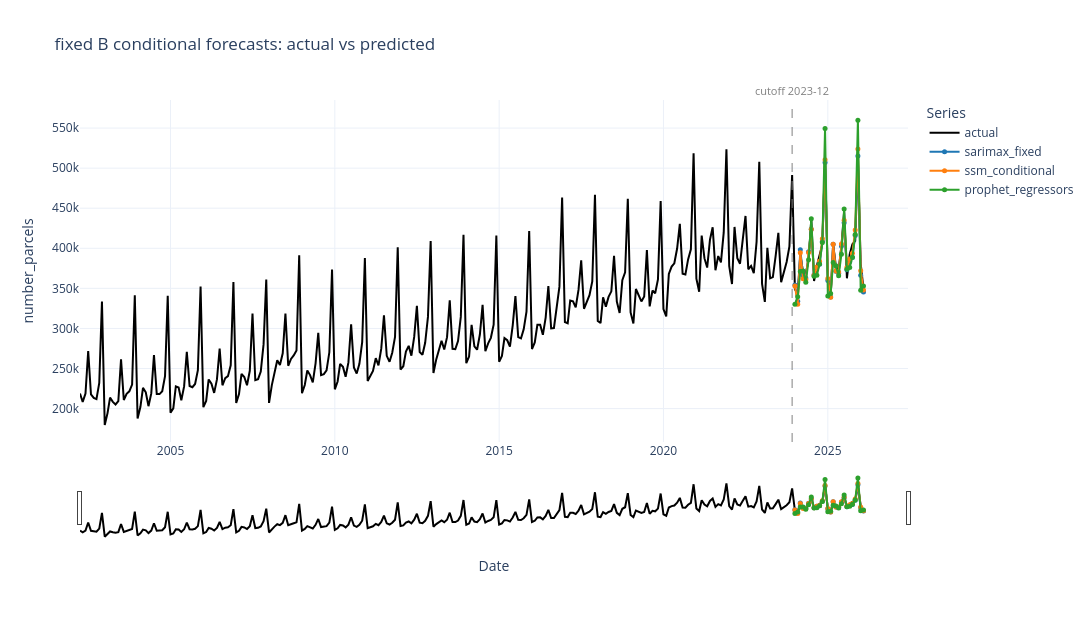

The notebook cell this image was saved under:
### Markdown cell above
## 5. fixed B Conditional

Included series: actual, SARIMAX, SSM, and Prophet regressors.

No prediction CSV exists for `sarimax_grid_best`, so this figure uses fixed-order `sarimax_fixed` from `fixed_b_sarimax.csv` as the available substitute.

These are conditional forecasts because test-period exogenous dummies are treated as known. They should be interpreted separately from the unconditional forecasts.

### Code cell
fixed_b_conditional_frames = [
    model_frame("fixed_b_sarimax", "sarimax", "sarimax_fixed"),
    model_frame("fixed_b_ssm", "ssm", "ssm_conditional"),
    model_frame("fixed_b_prophet_regressors", "prophet_regressors", "prophet_regressors"),
]

fig_fixed_b_conditional = make_plot(
    "fixed B conditional forecasts: actual vs predicted",
    fixed_b_conditional_frames,
    HTML_DIR / "fixed_b_conditional_forecasts.html",
)
fig_fixed_b_conditional.show()

### Figure 1 — Plotly figure (JSON) as saved in the notebook; plotly's stock layout.template omitted (floating-point values rounded to 4 significant figures; data arrays with more than 128 entries replaced by an {"elided": "..."} marker saying what was removed)
{"data": [{"hovertemplate": "date=%{x|%Y-%m}<br>actual=%{y:,.0f}<br>model=actual<extra></extra>", "line": {"color": "black", "width": 2}, "mode": "lines", "name": "actual", "type": "scatter", "x": {"elided": "287 str values"}, "y": {"elided": "287 int values"}}, {"customdata": [["sarimax_fixed", 348700.0, 1], ["sarimax_fixed", 344200.0, 2], ["sarimax_fixed", 392100.0, 3], ["sarimax_fixed", 369900.0, 4], ["sarimax_fixed", 369000.0, 5], ["sarimax_fixed", 385200.0, 6], ["sarimax_fixed", 435900.0, 7], ["sarimax_fixed", 359200.0, 8], ["sarimax_fixed", 378200.0, 9], ["sarimax_fixed", 391900.0, 10], ["sarimax_fixed", 405100.0, 11], ["sarimax_fixed", 510900.0, 12], ["sarimax_fixed", 364000.0, 13], ["sarimax_fixed", 339700.0, 14], ["sarimax_fixed", 405100.0, 15], ["sarimax_fixed", 376900.0, 16], ["sarimax_fixed", 373500.0, 17], ["sarimax_fixed", 402800.0, 18], ["sarimax_fixed", 445800.0, 19], ["sarimax_fixed", 362600.0, 20], ["sarimax_fixed", 392700.0, 21], ["sarimax_fixed", 405200.0, 22], ["sarimax_fixed", 409300.0, 23], ["sarimax_fixed", 510400.0, 24], ["sarimax_fixed", 381000.0, 25], ["sarimax_fixed", 349800.0, 26]], "hovertemplate": "date=%{x|%Y-%m}<br>predicted=%{y:,.0f}<br>actual=%{customdata[1]:,.0f}<br>horizon=%{customdata[2]}<br>model=%{customdata[0]}<extra></extra>", "line": {"color": "#1f77b4", "width": 2}, "marker": {"size": 5}, "mode": "lines+markers", "name": "sarimax_fixed", "type": "scatter", "x": ["2024-01-01T00:00:00.000000000", "2024-02-01T00:00:00.000000000", "2024-03-01T00:00:00.000000000", "2024-04-01T00:00:00.000000000", "2024-05-01T00:00:00.000000000", "2024-06-01T00:00:00.000000000", "2024-07-01T00:00:00.000000000", "2024-08-01T00:00:00.000000000", "2024-09-01T00:00:00.000000000", "2024-10-01T00:00:00.000000000", "2024-11-01T00:00:00.000000000", "2024-12-01T00:00:00.000000000", "2025-01-01T00:00:00.000000000", "2025-02-01T00:00:00.000000000", "2025-03-01T00:00:00.000000000", "2025-04-01T00:00:00.000000000", "2025-05-01T00:00:00.000000000", "2025-06-01T00:00:00.000000000", "2025-07-01T00:00:00.000000000", "2025-08-01T00:00:00.000000000", "2025-09-01T00:00:00.000000000", "2025-10-01T00:00:00.000000000", "2025-11-01T00:00:00.000000000", "2025-12-01T00:00:00.000000000", "2026-01-01T00:00:00.000000000", "2026-02-01T00:00:00.000000000"], "y": [354200.0, 334000.0, 398200.0, 366100.0, 362900.0, 395500.0, 423900.0, 367100.0, 376400.0, 380100.0, 408400.0, 507100.0, 359700.0, 339300.0, 405000.0, 371400.0, 368900.0, 403000.0, 432000.0, 373200.0, 383200.0, 388500.0, 415900.0, 515100.0, 366300.0, 345600.0]}, {"customdata": [["ssm_conditional", 348700.0, 1], ["ssm_conditional", 344200.0, 2], ["ssm_conditional", 392100.0, 3], ["ssm_conditional", 369900.0, 4], ["ssm_conditional", 369000.0, 5], ["ssm_conditional", 385200.0, 6], ["ssm_conditional", 435900.0, 7], ["ssm_conditional", 359200.0, 8], ["ssm_conditional", 378200.0, 9], ["ssm_conditional", 391900.0, 10], ["ssm_conditional", 405100.0, 11], ["ssm_conditional", 510900.0, 12], ["ssm_conditional", 364000.0, 13], ["ssm_conditional", 339700.0, 14], ["ssm_conditional", 405100.0, 15], ["ssm_conditional", 376900.0, 16], ["ssm_conditional", 373500.0, 17], ["ssm_conditional", 402800.0, 18], ["ssm_conditional", 445800.0, 19], ["ssm_conditional", 362600.0, 20], ["ssm_conditional", 392700.0, 21], ["ssm_conditional", 405200.0, 22], ["ssm_conditional", 409300.0, 23], ["ssm_conditional", 510400.0, 24], ["ssm_conditional", 381000.0, 25], ["ssm_conditional", 349800.0, 26]], "hovertemplate": "date=%{x|%Y-%m}<br>predicted=%{y:,.0f}<br>actual=%{customdata[1]:,.0f}<br>horizon=%{customdata[2]}<br>model=%{customdata[0]}<extra></extra>", "line": {"color": "#ff7f0e", "width": 2}, "marker": {"size": 5}, "mode": "lines+markers", "name": "ssm_conditional", "type": "scatter", "x": ["2024-01-01T00:00:00.000000000", "2024-02-01T00:00:00.000000000", "2024-03-01T00:00:00.000000000", "2024-04-01T00:00:00.000000000", "2024-05-01T00:00:00.000000000", "2024-06-01T00:00:00.000000000", "2024-07-01T00:00:00.000000000", "2024-08-01T00:00:00.000000000", "2024-09-01T00:00:00.000000000", "2024-10-01T00:00:00.000000000", "2024-11-01T00:00:00.000000000", "2024-12-01T00:00:00.000000000", "2025-01-01T00:00:00.000000000", "2025-02-01T00:00:00.000000000", "2025-03-01T00:00:00.000000000", "2025-04-01T00:00:00.000000000", "2025-05-01T00:00:00.000000000", "2025-06-01T00:00:00.000000000", "2025-07-01T00:00:00.000000000", "2025-08-01T00:00:00.000000000", "2025-09-01T00:00:00.000000000", "2025-10-01T00:00:00.000000000", "2025-11-01T00:00:00.000000000", "2025-12-01T00:00:00.000000000", "2026-01-01T00:00:00.000000000", "2026-02-01T00:00:00.000000000"], "y": [353000.0, 330300.0, 394500.0, 362000.0, 361000.0, 394900.0, 423800.0, 366200.0, 376500.0, 383700.0, 411900.0, 510400.0, 362400.0, 339000.0, 405000.0, 371600.0, 370500.0, 405300.0, 435000.0, 375900.0, 386500.0, 393800.0, 422800.0, 523900.0, 371900.0, 348000.0]}, {"customdata": [["prophet_regressors", 348700.0, 1], ["prophet_regressors", 344200.0, 2], ["prophet_regressors", 392100.0, 3], ["prophet_regressors", 369900.0, 4], ["prophet_regressors", 369000.0, 5], ["prophet_regressors", 385200.0, 6], ["prophet_regressors", 435900.0, 7], ["prophet_regressors", 359200.0, 8], ["prophet_regressors", 378200.0, 9], ["prophet_regressors", 391900.0, 10], ["prophet_regressors", 405100.0, 11], ["prophet_regressors", 510900.0, 12], ["prophet_regressors", 364000.0, 13], ["prophet_regressors", 339700.0, 14], ["prophet_regressors", 405100.0, 15], ["prophet_regressors", 376900.0, 16], ["prophet_regressors", 373500.0, 17], ["prophet_regressors", 402800.0, 18], ["prophet_regressors", 445800.0, 19], ["prophet_regressors", 362600.0, 20], ["prophet_regressors", 392700.0, 21], ["prophet_regressors", 405200.0, 22], ["prophet_regressors", 409300.0, 23], ["prophet_regressors", 510400.0, 24], ["prophet_regressors", 381000.0, 25], ["prophet_regressors", 349800.0, 26]], "hovertemplate": "date=%{x|%Y-%m}<br>predicted=%{y:,.0f}<br>actual=%{customdata[1]:,.0f}<br>horizon=%{customdata[2]}<br>model=%{customdata[0]}<extra></extra>", "line": {"color": "#2ca02c", "width": 2}, "marker": {"size": 5}, "mode": "lines+markers", "name": "prophet_regressors", "type": "scatter", "x": ["2024-01-01T00:00:00.000000000", "2024-02-01T00:00:00.000000000", "2024-03-01T00:00:00.000000000", "2024-04-01T00:00:00.000000000", "2024-05-01T00:00:00.000000000", "2024-06-01T00:00:00.000000000", "2024-07-01T00:00:00.000000000", "2024-08-01T00:00:00.000000000", "2024-09-01T00:00:00.000000000", "2024-10-01T00:00:00.000000000", "2024-11-01T00:00:00.000000000", "2024-12-01T00:00:00.000000000", "2025-01-01T00:00:00.000000000", "2025-02-01T00:00:00.000000000", "2025-03-01T00:00:00.000000000", "2025-04-01T00:00:00.000000000", "2025-05-01T00:00:00.000000000", "2025-06-01T00:00:00.000000000", "2025-07-01T00:00:00.000000000", "2025-08-01T00:00:00.000000000", "2025-09-01T00:00:00.000000000", "2025-10-01T00:00:00.000000000", "2025-11-01T00:00:00.000000000", "2025-12-01T00:00:00.000000000", "2026-01-01T00:00:00.000000000", "2026-02-01T00:00:00.000000000"], "y": [330200.0, 339400.0, 370900.0, 371500.0, 357600.0, 385500.0, 436800.0, 365100.0, 366200.0, 380300.0, 407400.0, 549400.0, 340300.0, 343500.0, 382300.0, 378200.0, 365700.0, 392600.0, 449000.0, 373800.0, 376100.0, 389000.0, 417100.0, 559800.0, 347500.0, 352900.0]}], "layout": {"annotations": [{"font": {"color": "gray", "size": 11}, "showarrow": false, "text": "cutoff 2023-12", "x": "2023-12-01", "xref": "x", "y": 1, "yanchor": "bottom", "yref": "paper"}], "height": 620, "hovermode": "x unified", "legend": {"title": {"text": "Series"}}, "shapes": [{"line": {"color": "gray", "dash": "dash", "width": 1}, "type": "line", "x0": "2023-12-01", "x1": "2023-12-01", "xref": "x", "y0": 0, "y1": 1, "yref": "paper"}], "title": {"text": "fixed B conditional forecasts: actual vs predicted"}, "width": 1100, "xaxis": {"rangeslider": {"visible": true}, "title": {"text": "Date"}}, "yaxis": {"title": {"text": "number_parcels"}}}}
